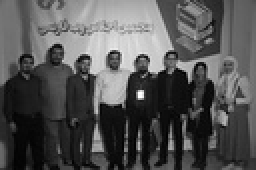
%> input picture correlation/img/image_ref.jpg, 128 x 85 px, shrunk from 800 x 533 before the run (shown 2 times larger); the run also reads 1 picture not shown here
$ octave main2.m   (GNU Octave 9; MATLAB toolbox functions it lacks are replaced by stand-ins)
%> lines starting %> are read from the running program, lines starting %| are printed output that depends on the picture; in (x1, y1, x2, y2) boxes, pixels count from 0 and x2, y2 are one past the last pixel; in counts of white or black regions, pixels touching at a corner belong together; the program's own positions count from 1
clc;
close all;
clear all;

% amir shokri
% amirsh.nll@gmail.com

image_ref          = imread('img/image_ref.jpg');
%> image_ref is the input picture: size 85x128 uint8; min 0, max 255, mean 83.7
filter             = imread('img/filter_ssim.jpg');
%> filter = [214 103 36 23 25 55 112 197; 86 20 46 57 79 87 43 62; 28 74 105 129 144 125 99 34; 51 51 54 94 101 65 65 66; 58 63 77 84 95 98 76 75; 55 83 112 75 103 92 105 86; 69 61 86 66 64 80 73 133; 98 27 53 86 82 75 68 211; 150 76 34 36 44 40 108 188]

image               = image_ref;
filter              = filter;

image_ref_size = size(image_ref);
%> image_ref_size = [85 128]
filter_size = size(filter);
%> filter_size = [9 8]
temp_result = 0;
corr2val = 0;
ssim_result = zeros(image_ref_size(1), image_ref_size(2), 'int8');
K = [0.1 0.3];
window = fspecial('gaussian', 10, 2.5);
L = 255;

for m = round(filter_size(1) / 2) : image_ref_size(1)
    if(m + filter_size(1) > image_ref_size(1))
    	break;
    end
	for n = round(filter_size(2) / 2) : image_ref_size(2)
        image_temp = zeros(filter_size(1), filter_size(2));
        if(n + filter_size(2) > image_ref_size(2))
           break;
        end
        for i = m : m + filter_size(1)
        	for j = n : n + filter_size(2)
            	image_temp(i, j) = image_ref(i, j);
            end
        end
        res = ssim(image_temp, filter, K, window, L);
        if(res < 0)
        	res = res * (-1);
        end
        temp_result = round(res * 255);
        ssim_result(m, n) = int8(temp_result);
    end
end
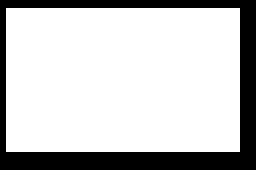
%> ssim_result: size 85x128 int8 (shown 2 times larger); values 0 (black) and 127 (white), 77.4% white; 1 black region, box (x1, y1, x2, y2) and area: (0, 0, 128, 85) 2456
%> after the loop, image_temp = [0 0 0 0 0 0 0 0; 0 0 0 0 0 0 0 0; 0 0 0 0 0 0 0 0; 0 0 0 0 0 0 0 0; 0 0 0 0 0 0 0 0; 0 0 0 0 0 0 0 0; 0 0 0 0 0 0 0 0; 0 0 0 0 0 0 0 0; 0 0 0 0 0 0 0 0]

figure, imshow(ssim_result);
title('find area with ssim');
